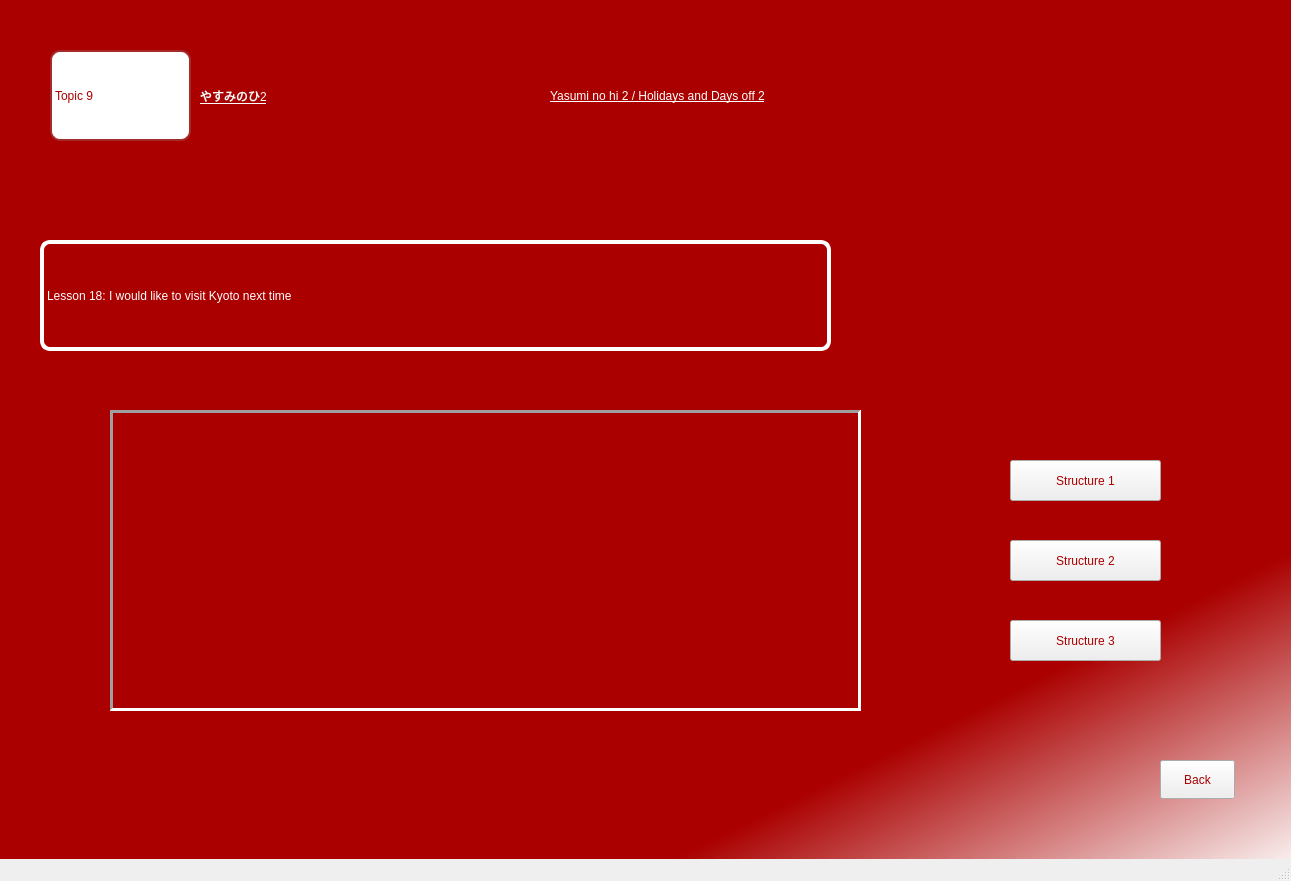
<?xml version="1.0" encoding="UTF-8"?>
<ui version="4.0">
 <class>MainWindow</class>
 <widget class="QMainWindow" name="MainWindow">
  <property name="geometry">
   <rect>
    <x>0</x>
    <y>0</y>
    <width>1291</width>
    <height>881</height>
   </rect>
  </property>
  <property name="windowTitle">
   <string>MainWindow</string>
  </property>
  <widget class="QWidget" name="centralwidget">
   <widget class="QWidget" name="widget" native="true">
    <property name="geometry">
     <rect>
      <x>0</x>
      <y>0</y>
      <width>1291</width>
      <height>881</height>
     </rect>
    </property>
    <property name="styleSheet">
     <string notr="true">QWidget#widget{

	
	background-color: qlineargradient(spread:pad, x1:0.790136, y1:0.711, x2:1, y2:1, stop:0.153409 rgba(170, 0, 0, 255), stop:1 rgba(255, 255, 255, 255));
}</string>
    </property>
    <widget class="QLabel" name="label_1">
     <property name="geometry">
      <rect>
       <x>50</x>
       <y>50</y>
       <width>141</width>
       <height>91</height>
      </rect>
     </property>
     <property name="styleSheet">
      <string notr="true">background-color: rgb(255, 255, 255);
color: rgb(170, 0, 0);
font: 25pt &quot;MV Boli&quot;;
border-radius:10px;
border: 2px solid brown red;
</string>
     </property>
     <property name="text">
      <string>Topic 9</string>
     </property>
    </widget>
    <widget class="QLabel" name="label_2">
     <property name="geometry">
      <rect>
       <x>200</x>
       <y>70</y>
       <width>161</width>
       <height>51</height>
      </rect>
     </property>
     <property name="styleSheet">
      <string notr="true">color: rgb(255, 255, 255);
text-decoration: underline;
font: 24pt &quot;MV Boli&quot;;
</string>
     </property>
     <property name="text">
      <string>やすみのひ2</string>
     </property>
    </widget>
    <widget class="QLabel" name="label_3">
     <property name="geometry">
      <rect>
       <x>550</x>
       <y>60</y>
       <width>561</width>
       <height>71</height>
      </rect>
     </property>
     <property name="styleSheet">
      <string notr="true">font: 24pt &quot;MV Boli&quot;;
text-decoration: underline;
color: rgb(255, 255, 255);</string>
     </property>
     <property name="text">
      <string>Yasumi no hi 2 / Holidays and Days off 2</string>
     </property>
    </widget>
    <widget class="QLabel" name="label_4">
     <property name="geometry">
      <rect>
       <x>40</x>
       <y>240</y>
       <width>791</width>
       <height>111</height>
      </rect>
     </property>
     <property name="styleSheet">
      <string notr="true">font: 24pt &quot;MV Boli&quot;;
color: rgb(255, 255, 255);
border: 4px solid #ffffff;
border-radius: 10px;</string>
     </property>
     <property name="text">
      <string>Lesson 18: I would like to visit Kyoto next time</string>
     </property>
    </widget>
    <widget class="QStackedWidget" name="stackedWidget">
     <property name="geometry">
      <rect>
       <x>110</x>
       <y>410</y>
       <width>751</width>
       <height>301</height>
      </rect>
     </property>
     <property name="styleSheet">
      <string notr="true"/>
     </property>
     <property name="frameShape">
      <enum>QFrame::Panel</enum>
     </property>
     <property name="frameShadow">
      <enum>QFrame::Sunken</enum>
     </property>
     <property name="lineWidth">
      <number>3</number>
     </property>
     <property name="currentIndex">
      <number>2</number>
     </property>
     <widget class="QWidget" name="page_1">
      <widget class="QLabel" name="label_5">
       <property name="geometry">
        <rect>
         <x>0</x>
         <y>0</y>
         <width>751</width>
         <height>301</height>
        </rect>
       </property>
       <property name="styleSheet">
        <string notr="true">
border-image: url(:/congthuc/topic9ls18a.jpg);</string>
       </property>
       <property name="text">
        <string/>
       </property>
      </widget>
     </widget>
     <widget class="QWidget" name="page_2">
      <widget class="QLabel" name="label_6">
       <property name="geometry">
        <rect>
         <x>-4</x>
         <y>-8</y>
         <width>751</width>
         <height>311</height>
        </rect>
       </property>
       <property name="styleSheet">
        <string notr="true">border-image: url(:/congthuc/topic9ls18b.jpg);</string>
       </property>
       <property name="text">
        <string/>
       </property>
      </widget>
     </widget>
     <widget class="QWidget" name="page_3">
      <widget class="QLabel" name="label_7">
       <property name="geometry">
        <rect>
         <x>-4</x>
         <y>-8</y>
         <width>751</width>
         <height>311</height>
        </rect>
       </property>
       <property name="styleSheet">
        <string notr="true">border-image: url(:/congthuc/topic9ls18c.jpg);</string>
       </property>
       <property name="text">
        <string/>
       </property>
      </widget>
     </widget>
    </widget>
    <widget class="QPushButton" name="Button_1">
     <property name="geometry">
      <rect>
       <x>1010</x>
       <y>460</y>
       <width>151</width>
       <height>41</height>
      </rect>
     </property>
     <property name="styleSheet">
      <string notr="true">color: rgb(170, 0, 0);

font: 18pt &quot;MV Boli&quot;;</string>
     </property>
     <property name="text">
      <string>Structure 1</string>
     </property>
    </widget>
    <widget class="QPushButton" name="Button_2">
     <property name="geometry">
      <rect>
       <x>1010</x>
       <y>540</y>
       <width>151</width>
       <height>41</height>
      </rect>
     </property>
     <property name="styleSheet">
      <string notr="true">font: 18pt &quot;MV Boli&quot;;
color: rgb(170, 0, 0);</string>
     </property>
     <property name="text">
      <string>Structure 2</string>
     </property>
    </widget>
    <widget class="QPushButton" name="Button_3">
     <property name="geometry">
      <rect>
       <x>1010</x>
       <y>620</y>
       <width>151</width>
       <height>41</height>
      </rect>
     </property>
     <property name="styleSheet">
      <string notr="true">font: 18pt &quot;MV Boli&quot;;color: rgb(170, 0, 0);</string>
     </property>
     <property name="text">
      <string>Structure 3</string>
     </property>
    </widget>
    <widget class="QPushButton" name="back1">
     <property name="geometry">
      <rect>
       <x>1160</x>
       <y>760</y>
       <width>75</width>
       <height>39</height>
      </rect>
     </property>
     <property name="styleSheet">
      <string notr="true">color: rgb(170, 0, 0);

font: 18pt &quot;MV Boli&quot;;</string>
     </property>
     <property name="text">
      <string>Back</string>
     </property>
    </widget>
   </widget>
  </widget>
  <widget class="QStatusBar" name="statusbar"/>
 </widget>
 <resources>
  <include location="topic6.qrc"/>
 </resources>
 <connections/>
</ui>
